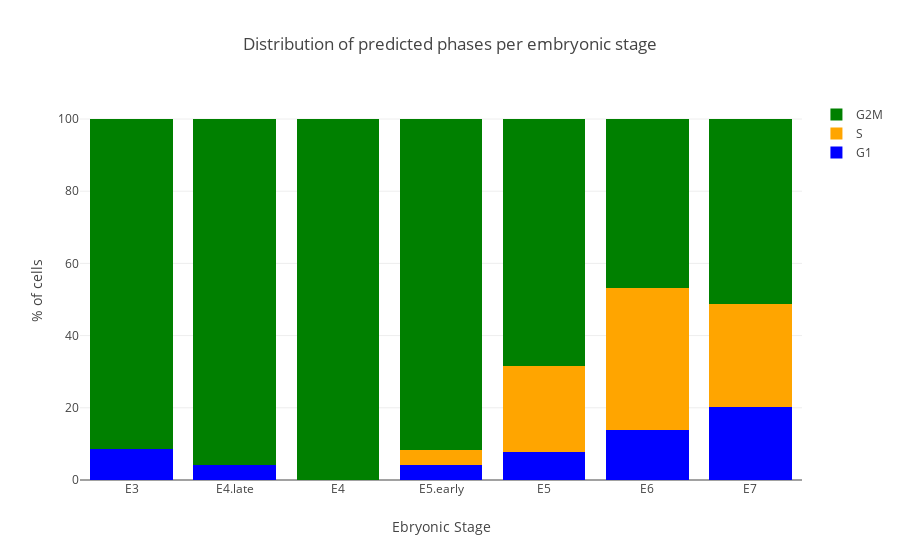

Notebook source saved alongside this figure:
### Code cell
g1_trace = go.Bar(
    x=classes,
    y= [((e3_pred.count("G1") * 100) / len(e3_pred)),  
        ((e4_pred.count("G1") * 100) / len(e4_pred)),
        ((e4late_pred.count("G1") * 100) / len(e4late_pred)),
        ((e5early_pred.count("G1") * 100) / len(e5early_pred)),
        ((e5_pred.count("G1") * 100) / len(e5_pred)),
        ((e6_pred.count("G1") * 100) / len(e6_pred)),
        ((e7_pred.count("G1") * 100) / len(e7_pred))
       ],
    name='G1',
    marker=dict(
        color='blue',
    ),
)
s_trace = go.Bar(
    x=classes,
    y=[
        ((e3_pred.count("S") * 100) / len(e3_pred)),  
        ((e4_pred.count("S") * 100) / len(e4_pred)),
        ((e4late_pred.count("S") * 100) / len(e4late_pred)),
        ((e5early_pred.count("S") * 100) / len(e5early_pred)),
        ((e5_pred.count("S") * 100) / len(e5_pred)),
        ((e6_pred.count("S") * 100) / len(e6_pred)),
        ((e7_pred.count("S") * 100) / len(e7_pred))
    ],
    name='S',
    marker=dict(
        color='orange',
    ),
)
g2m_trace = go.Bar(
    x=classes,
    y=[
        ((e3_pred.count("G2M") * 100) / len(e3_pred)),  
        ((e4_pred.count("G2M") * 100) / len(e4_pred)),
        ((e4late_pred.count("G2M") * 100) / len(e4late_pred)),
        ((e5early_pred.count("G2M") * 100) / len(e5early_pred)),
        ((e5_pred.count("G2M") * 100) / len(e5_pred)),
        ((e6_pred.count("G2M") * 100) / len(e6_pred)),
        ((e7_pred.count("G2M") * 100) / len(e7_pred))
    ],
    name='G2M',
    marker=dict(
        color='green',
    ),
)


data = [g1_trace, s_trace, g2m_trace]
layout = go.Layout(
    barmode='stack',
    xaxis=dict(title="Ebryonic Stage"),
    yaxis=dict(title="% of cells"),
    title="Distribution of predicted phases per embryonic stage"
)

fig = go.Figure(data=data, layout=layout)
iplot(fig, filename='stacked-bar')

### Figure 1 — Plotly figure (JSON) as saved in the notebook; plotly's stock layout.template omitted (floating-point values rounded to 4 significant figures)
{"data": [{"marker": {"color": "blue"}, "name": "G1", "type": "bar", "x": ["E3", "E4.late", "E4", "E5.early", "E5", "E6", "E7"], "y": [8.642, 4.225, 0, 4.167, 7.649, 13.98, 20.17]}, {"marker": {"color": "orange"}, "name": "S", "type": "bar", "x": ["E3", "E4.late", "E4", "E5.early", "E5", "E6", "E7"], "y": [0, 0, 0, 4.167, 23.8, 39.28, 28.54]}, {"marker": {"color": "green"}, "name": "G2M", "type": "bar", "x": ["E3", "E4.late", "E4", "E5.early", "E5", "E6", "E7"], "y": [91.36, 95.77, 100, 91.67, 68.56, 46.75, 51.29]}], "layout": {"barmode": "stack", "title": "Distribution of predicted phases per embryonic stage", "xaxis": {"title": "Ebryonic Stage"}, "yaxis": {"title": "% of cells"}}}
